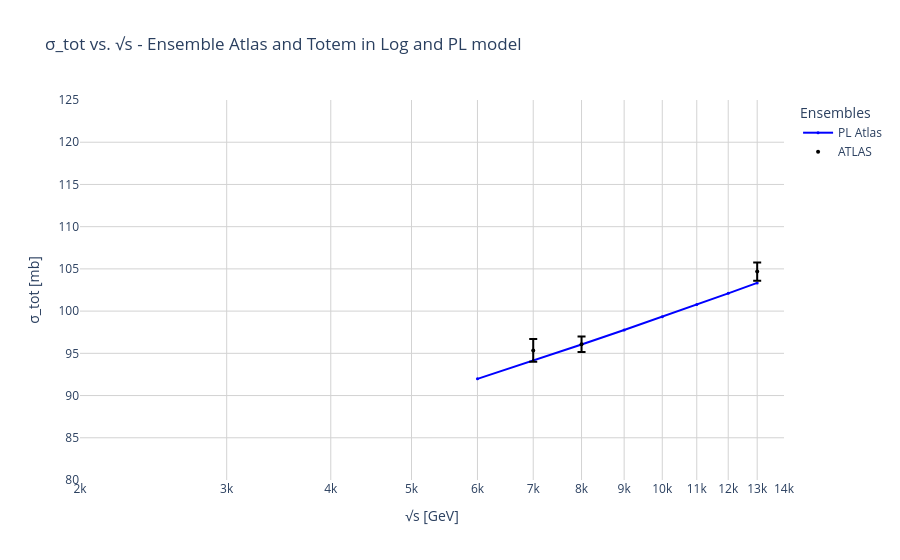

Notebook code for this chart:
### Code cell
fig = go.Figure()

add_total_trace(fig, lst_sqrt_s, sigma_tot_pl_atlas_values, color='blue', label='PL Atlas', line_style='solid')

#-----------------------------------------------------------------------------------------------
#----

add_data_trace(fig, x_sigma_tot_atlas, y_sigma_tot_atlas, y_error_sigma_tot_atlas, name='ATLAS', show_label=True, mode='markers')

fig.update_layout(
    title = 'σ_tot vs. √s - Ensemble Atlas and Totem in Log and PL model',
    xaxis=dict(
        title='√s [GeV]',
        type='log',
        range=[np.log10(2000), np.log10(14000)],
    ),
    yaxis=dict(
        title='σ_tot [mb]',
        range=[80, 125]
    ),
    showlegend=True,
    legend=dict(
        title='Ensembles'
    ),
    plot_bgcolor='white',
    hovermode='x unified'
)
    
fig.update_xaxes(gridcolor='lightgray')
fig.update_yaxes(gridcolor='lightgray')

# fig.show(renderer="browser")

### Figure 1 — Plotly figure (JSON) as saved in the notebook; plotly's stock layout.template omitted (floating-point values rounded to 4 significant figures)
{"data": [{"line": {"color": "blue", "dash": "solid", "width": 2}, "marker": {"size": 3}, "mode": "lines+markers", "name": "PL Atlas", "showlegend": true, "type": "scatter", "x": [6000, 7000, 8000, 9000, 10000, 11000, 12000, 13000], "y": [91.98, 94.14, 96.05, 97.77, 99.33, 100.8, 102.1, 103.3]}, {"error_y": {"array": [0.195, 0.195, 0.2141, 0.53, 0.1583, 1.116, 1.116, 1.743, 0.159, 0.2011, 0.8, 0.1594, 1.116, 1.116, 0.58, 0.1598, 0.2022, 0.1604, 1.116, 1.619, 1.215, 0.161, 0.2035, 1.0, 0.162, 0.1627, 0.2339, 0.3, 0.3969, 0.25, 0.7, 0.7, 0.92, 0.55, 1.0, 0.1693, 0.1735, 0.17, 1.2, 0.2133, 0.188, 0.4077, 0.24, 0.8, 0.4, 0.2, 0.6, 0.6199, 0.4, 0.24, 0.4069, 0.8, 0.2638, 0.1723, 0.2, 0.4183, 0.35, 0.4, 0.7, 0.322, 0.4, 0.4464, 0.3177, 0.38, 0.9, 3.5, 2.0, 1.36, 0.92, 1.09], "type": "data", "visible": true}, "marker": {"color": "black", "size": 4}, "mode": "markers", "name": "ATLAS", "showlegend": true, "type": "scatter", "x": [10.25, 10.69, 11.12, 11.46, 11.54, 11.78, 13.63, 13.76, 13.76, 13.76, 13.9, 15.06, 15.19, 16.66, 16.66, 16.83, 16.83, 17.91, 18.01, 18.17, 19.22, 19.42, 19.42, 19.66, 21.26, 22.96, 23.5, 23.5, 23.5, 23.5, 23.5, 23.6, 23.76, 23.76, 23.88, 24.16, 25.29, 26.38, 27.6, 30.6, 30.6, 30.6, 30.6, 30.6, 30.6, 30.7, 30.8, 35.2, 44.7, 44.7, 44.9, 45.2, 52.8, 52.8, 52.8, 52.8, 52.8, 52.9, 53.2, 62.3, 62.4, 62.5, 62.7, 62.7, 62.8, 63.0, 200.0, 7000.0, 8000.0, 13000.0], "y": [38.43, 38.44, 38.65, 36.68, 38.28, 37.6, 37.6, 38.7, 38.46, 38.39, 38.9, 38.58, 37.6, 37.6, 38.47, 38.69, 38.62, 38.83, 37.4, 39.6, 38.5, 38.98, 38.9, 39.0, 39.24, 39.42, 39.65, 39.4, 39.13, 38.8, 38.9, 38.7, 39.21, 40.68, 39.0, 39.59, 39.69, 39.77, 40.6, 40.22, 40.11, 39.91, 40.07, 40.2, 40.1, 40.1, 40.0, 40.42, 41.7, 41.9, 41.89, 42.5, 43.01, 42.38, 42.1, 42.85, 42.71, 42.4, 42.9, 43.55, 43.1, 44.0, 43.82, 42.96, 44.1, 42.2, 51.81, 95.35, 96.07, 104.7]}], "layout": {"hovermode": "x unified", "legend": {"title": {"text": "Ensembles"}}, "plot_bgcolor": "white", "showlegend": true, "title": {"text": "σ_tot vs. √s - Ensemble Atlas and Totem in Log and PL model"}, "xaxis": {"gridcolor": "lightgray", "range": [3.301, 4.146], "title": {"text": "√s [GeV]"}, "type": "log"}, "yaxis": {"gridcolor": "lightgray", "range": [80, 125], "title": {"text": "σ_tot [mb]"}}}}
